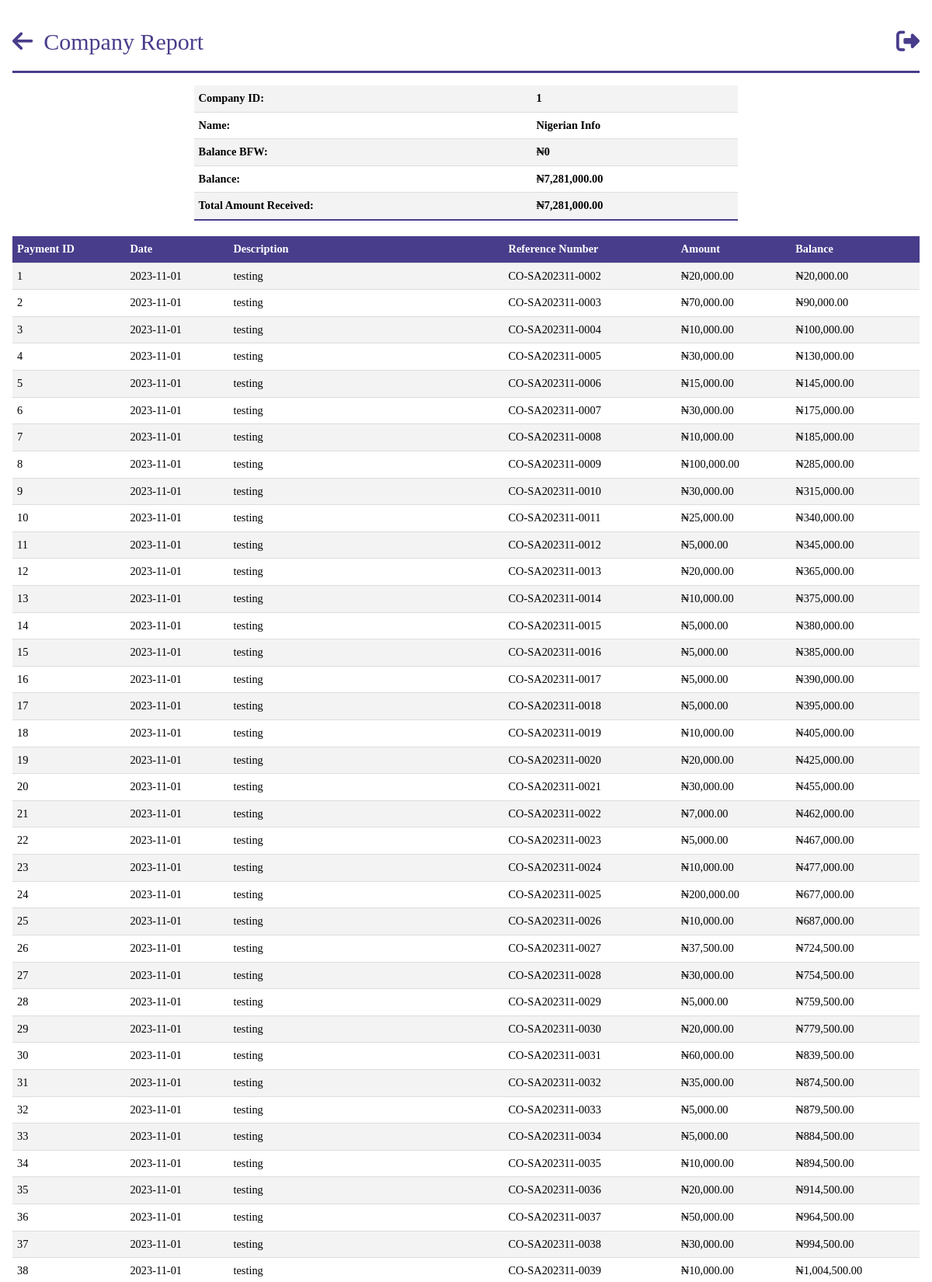
The app's page /company/1 (signed in, upper part) with its own data.
### models.py (models this page shows, shortened)
class Company(db.Model):
    __tablename__ = "companies"
    id = db.Column(db.Integer, primary_key=True)
    name = db.Column(db.String(100), nullable=False, unique=True)
    balance_bfd = db.Column(db.Float, default=0.0)
    amount_accumulated = db.Column(db.Float, default=0.0)
    payments_made = db.relationship("CompanyPayment", backref="main", lazy=True)
    employees = db.relationship("Person", backref="company", lazy=True)

class CompanyPayment(db.Model):
    __tablename__ = "company_payments"
    id = db.Column(db.Integer, primary_key=True)
    amount = db.Column(db.Float, nullable=False)
    exact_date = db.Column(db.DateTime, nullable=False, default=datetime.utcnow)
    date = db.Column(db.Date, nullable=False)
    company_id = db.Column(
        db.Integer, db.ForeignKey("companies.id"), nullable=True, index=True
    )
    description = db.Column(db.String, nullable=True)
    ref_no = db.Column(db.String)
    balance = db.Column(db.Float, nullable=True)
    bank_id = db.Column(
        db.Integer, db.ForeignKey("banks.id"), nullable=True, index=True
    )
    year = db.Column(db.Integer, nullable=False)

### app.py (the view)
@app.route("/company/<company_id>")
@login_required
@role_required(["Admin", "Secretary", "Sub-Admin"])
def individual_company_report(company_id):
    company = query.get_company(company_id)
    payments = company.payments_made
    total_amount = sum(payment.amount for payment in payments)
    return render_template(
        "query/company_report.html",
        company=company,
        payments=payments,
        total_amount=total_amount,
    )

### app.py (called while the page is built)
@login_manager.user_loader
def load_user(person_id):
    return Person.query.get(person_id)

def role_required(roles_required):
    def decorator(view_func):
        @wraps(view_func)
        def wrapper(*args, **kwargs):
            if not current_user.is_authenticated:
                flash("You must be logged in to access this page.", "error")
                return redirect(url_for("login"))
            user_role = current_user.role
            if user_role.name not in roles_required:
                flash("You don't have the required role to access this page.", "error")
                return redirect(
                    url_for("dashboard")
                )  # Change this to your desired redirect
            return view_func(*args, **kwargs)
        return wrapper
    return decorator

@app.before_request
def before_request():
    g.user = current_user

@app.template_filter("currency")
@login_required
def currency(value):
    modified_value = format_currency(value)  # Modify the value as needed
    return modified_value

### filters.py (called while the page is built)
def format_currency(
    value, currency_symbol="₦", decimal_separator=".", thousands_separator=","
):
    if value:
        if value < 0:
            formatted_value = f"-{currency_symbol}{abs(value):,.2f}"
        else:
            formatted_value = f"{currency_symbol}{value:,.2f}"
        formatted_value = formatted_value.replace(".", decimal_separator).replace(
            ",", thousands_separator
        )
    else:
        formatted_value = f"{currency_symbol}0"
    return formatted_value

### queries.py (called while the page is built)
    def get_company(self, company_id):
        company = Company.query.filter_by(id=company_id).first()
        return company

### templates/query/company_report.html (shortened to what this page needs)
{%extends 'base.html' %}
{% block header%}
Company Report
{% endblock  %}
{% block anchor%}
<a href="{{ url_for('queries') }}" id='arrow'><i class="fa-solid fa-arrow-left"></i></a>
{% endblock  %}
{%block content%}
<body id='person'>
    <table class='tab-content'id="info-table" >
        <tr>
            <td>Company ID:</td>
            <td>{{ company.id }}</td>
        </tr>
        <tr>
            <td>Name:</td>
            <td>{{ company.name }}</td>
        </tr>
        <tr>
            <td>Balance BFW:</td>
            <td>{{ company.balance_bfd | currency}}</td>
        </tr>
        <tr>
            <td>Balance: </td>
            <td>{{ company.amount_accumulated | currency}}</td>
        </tr>
        <tr>
            <td>Total Amount Received: </td>
            <td>{{ total_amount | currency }}</td>
        </tr>
    </table>
    <table class="tab-content">
        <thead>
            <tr>
                <th>Payment ID</th>
                <th>Date</th>
                <th>Description</th>
                <th>Reference Number</th>
                <th>Amount</th>
                <th>Balance</th>
            </tr>
        </thead>
        <tbody>
            {% for payment in payments %}
            <tr>
                <td>{{ payment.id }}</td>
                <td>{{ payment.date }}</td>
                <td>{{ payment.description}}</td>
                <td>{{ payment.ref_no}}</td>
                <td>{{ payment.amount | currency }}</td>
                <td>{{ payment.balance | currency}}</td>
            </tr>
            {% endfor %}
        </tbody>
    </table>
</body>
{%endblock%}

### static/css/style.css (style rules this page uses)
* { margin: 0; padding: 0; box-sizing: border-box; font-family:'Times New Roman', Times, serif; }
.index { background-color: #ffffff; margin: 0 auto; max-width: 80em; line-height: 1.5; padding: 1em 1em; }
.index a { color: #fff; line-height: 2.5; text-decoration: none; }
.index #nav a { font-size: 10px; }
.index #nav a { font-size: 30px; color: #483d8b; }
.index #nav #arrow i { color: #483d8b; margin-right: 10px; }
#person * { color: #000; max-width: 90em; margin: 0 auto; margin-bottom: 3px; }
#person .tab-content { width: 100%; border-collapse: collapse; font-size: 0.9em; min-width: 400px; }
#person .tab-content tr th { background-color: #483d8b; color: #fff; text-align: left; font-weight: bold; }
#person th, #person td { padding: 6px; text-align: left; border-bottom: 1px solid #ddd; }
#person .tab-content tbody tr:nth-of-type(odd) { background-color: #f3f3f3; }
#person .tab-content tbody tr:last-of-type { border-bottom: 2px solid #483d8b; }
#person #info-table { margin-bottom: 20px; width: 60%; font-weight: 600; }

### records on screen
Company: id "1", name "Nigerian Info", balance_bfd "₦0", amount_accumulated "₦7,281,000.00"
CompanyPayment: id "1", date "2023-11-01", description "testing", ref_no "CO-SA202311-0002", amount "₦20,000.00", balance "₦20,000.00"
CompanyPayment: id "2", date "2023-11-01", description "testing", ref_no "CO-SA202311-0003", amount "₦70,000.00", balance "₦90,000.00"
CompanyPayment: id "3", date "2023-11-01", description "testing", ref_no "CO-SA202311-0004", amount "₦10,000.00", balance "₦100,000.00"
CompanyPayment: id "4", date "2023-11-01", description "testing", ref_no "CO-SA202311-0005", amount "₦30,000.00", balance "₦130,000.00"
CompanyPayment: id "5", date "2023-11-01", description "testing", ref_no "CO-SA202311-0006", amount "₦15,000.00", balance "₦145,000.00"
CompanyPayment: id "6", date "2023-11-01", description "testing", ref_no "CO-SA202311-0007", amount "₦30,000.00", balance "₦175,000.00"
CompanyPayment: id "7", date "2023-11-01", description "testing", ref_no "CO-SA202311-0008", amount "₦10,000.00", balance "₦185,000.00"
CompanyPayment: id "8", date "2023-11-01", description "testing", ref_no "CO-SA202311-0009", amount "₦100,000.00", balance "₦285,000.00"
CompanyPayment: id "9", date "2023-11-01", description "testing", ref_no "CO-SA202311-0010", amount "₦30,000.00", balance "₦315,000.00"
CompanyPayment: id "10", date "2023-11-01", description "testing", ref_no "CO-SA202311-0011", amount "₦25,000.00", balance "₦340,000.00"
CompanyPayment: id "11", date "2023-11-01", description "testing", ref_no "CO-SA202311-0012", amount "₦5,000.00", balance "₦345,000.00"
CompanyPayment: id "12", date "2023-11-01", description "testing", ref_no "CO-SA202311-0013", amount "₦20,000.00", balance "₦365,000.00"
CompanyPayment: id "13", date "2023-11-01", description "testing", ref_no "CO-SA202311-0014", amount "₦10,000.00", balance "₦375,000.00"
CompanyPayment: id "14", date "2023-11-01", description "testing", ref_no "CO-SA202311-0015", amount "₦5,000.00", balance "₦380,000.00"
CompanyPayment: id "15", date "2023-11-01", description "testing", ref_no "CO-SA202311-0016", amount "₦5,000.00", balance "₦385,000.00"
CompanyPayment: id "16", date "2023-11-01", description "testing", ref_no "CO-SA202311-0017", amount "₦5,000.00", balance "₦390,000.00"
CompanyPayment: id "17", date "2023-11-01", description "testing", ref_no "CO-SA202311-0018", amount "₦5,000.00", balance "₦395,000.00"
CompanyPayment: id "18", date "2023-11-01", description "testing", ref_no "CO-SA202311-0019", amount "₦10,000.00", balance "₦405,000.00"
CompanyPayment: id "19", date "2023-11-01", description "testing", ref_no "CO-SA202311-0020", amount "₦20,000.00", balance "₦425,000.00"
CompanyPayment: id "20", date "2023-11-01", description "testing", ref_no "CO-SA202311-0021", amount "₦30,000.00", balance "₦455,000.00"
CompanyPayment: id "21", date "2023-11-01", description "testing", ref_no "CO-SA202311-0022", amount "₦7,000.00", balance "₦462,000.00"
CompanyPayment: id "22", date "2023-11-01", description "testing", ref_no "CO-SA202311-0023", amount "₦5,000.00", balance "₦467,000.00"
CompanyPayment: id "23", date "2023-11-01", description "testing", ref_no "CO-SA202311-0024", amount "₦10,000.00", balance "₦477,000.00"
CompanyPayment: id "24", date "2023-11-01", description "testing", ref_no "CO-SA202311-0025", amount "₦200,000.00", balance "₦677,000.00"
CompanyPayment: id "25", date "2023-11-01", description "testing", ref_no "CO-SA202311-0026", amount "₦10,000.00", balance "₦687,000.00"
CompanyPayment: id "26", date "2023-11-01", description "testing", ref_no "CO-SA202311-0027", amount "₦37,500.00", balance "₦724,500.00"
CompanyPayment: id "27", date "2023-11-01", description "testing", ref_no "CO-SA202311-0028", amount "₦30,000.00", balance "₦754,500.00"
CompanyPayment: id "28", date "2023-11-01", description "testing", ref_no "CO-SA202311-0029", amount "₦5,000.00", balance "₦759,500.00"
CompanyPayment: id "29", date "2023-11-01", description "testing", ref_no "CO-SA202311-0030", amount "₦20,000.00", balance "₦779,500.00"
CompanyPayment: id "30", date "2023-11-01", description "testing", ref_no "CO-SA202311-0031", amount "₦60,000.00", balance "₦839,500.00"
CompanyPayment: id "31", date "2023-11-01", description "testing", ref_no "CO-SA202311-0032", amount "₦35,000.00", balance "₦874,500.00"
CompanyPayment: id "32", date "2023-11-01", description "testing", ref_no "CO-SA202311-0033", amount "₦5,000.00", balance "₦879,500.00"
CompanyPayment: id "33", date "2023-11-01", description "testing", ref_no "CO-SA202311-0034", amount "₦5,000.00", balance "₦884,500.00"
CompanyPayment: id "34", date "2023-11-01", description "testing", ref_no "CO-SA202311-0035", amount "₦10,000.00", balance "₦894,500.00"
CompanyPayment: id "35", date "2023-11-01", description "testing", ref_no "CO-SA202311-0036", amount "₦20,000.00", balance "₦914,500.00"
CompanyPayment: id "36", date "2023-11-01", description "testing", ref_no "CO-SA202311-0037", amount "₦50,000.00", balance "₦964,500.00"
CompanyPayment: id "37", date "2023-11-01", description "testing", ref_no "CO-SA202311-0038", amount "₦30,000.00", balance "₦994,500.00"
CompanyPayment: id "38", date "2023-11-01", description "testing", ref_no "CO-SA202311-0039", amount "₦10,000.00", balance "₦1,004,500.00"

### other values on screen
{{ total_amount | currency }} "₦7,281,000.00"
